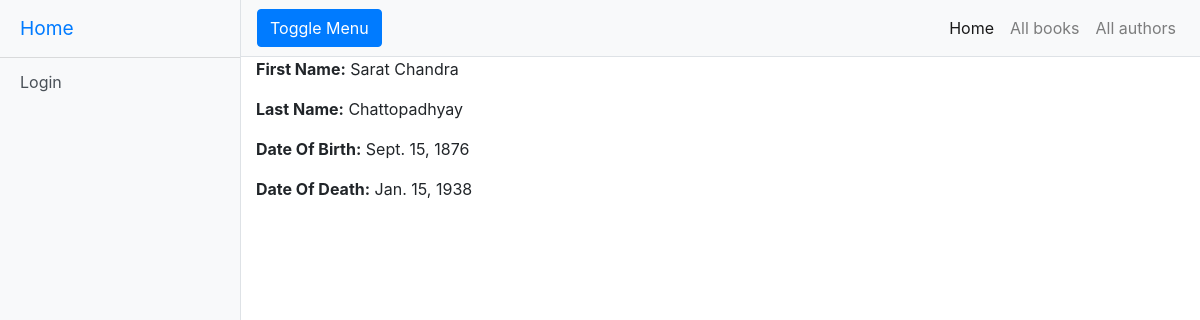
Screenshot of /catalog/author/6 with the database file from the repository.
### catalog/models.py (models this page shows, shortened)
class Author(models.Model):
    first_name = models.CharField(max_length=100)
    last_name = models.CharField(max_length=100)
    date_of_birth = models.DateField(null=True, blank=True, help_text='Date format should be YYYY-MM-DD')
    date_of_death = models.DateField('Died', null=True, blank=True, help_text='Date format should be YYYY-MM-DD')
    class Meta:
        ordering = ['last_name', 'first_name']

### catalog/views.py (the view)
# urls.py: path('author/<int:pk>', views.AuthorDetailView.as_view(), name='author-detail'),
class AuthorDetailView(generic.DetailView):
    model = Author

### catalog/templates/catalog/author_detail.html (shortened to what this page needs)
{% extends "base_generic.html" %}
{% load crispy_forms_tags %}
{% load crispy_forms_field %}
{% block content %}
  <p><strong>First Name:</strong> {{ author.first_name }}</p>
  <p><strong>Last Name:</strong> {{ author.last_name }}</p>
    {% if author.date_of_death %}
        <p><strong>Date Of Birth:</strong> {{ author.date_of_birth }}</p>
    {% endif %}
    {% if author.date_of_death %}
        <p><strong>Date Of Death:</strong> {{ author.date_of_death }}</p>
    {% endif %}
{% endblock %}

### static/css/simple-sidebar.css (style rules this page uses)
body { overflow-x: hidden; }

### rows the page displays
Author: first_name "Sarat Chandra", last_name "Chattopadhyay", date_of_birth "Sept. 15, 1876", date_of_death "Jan. 15, 1938"
